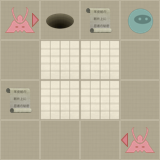

A level layout from a 2D game, rendered from its tile map. Below: a short description, then the map file with tile-grid data replaced by summaries:
An orthogonal 4x4 tile map with 40x40 px tiles, 2 tile layers (Level, Actors).

<map version="1.0" orientation="orthogonal" width="4" height="4" tilewidth="40" tileheight="40">
 <properties>
  <property name="moves" value="6" />
 </properties>
 <tileset firstgid="1" name="tiles" tilewidth="40" tileheight="40" spacing="2" margin="2">
  <image source="tiles.png" width="256" height="256" />
  <tile id="0">
   <properties>
    <property name="actor" value="exit" />
   </properties>
  </tile>
  <tile id="2">
   <properties>
    <property name="actor" value="guard" />
    <property name="direction" value="down" />
   </properties>
  </tile>
  <tile id="3">
   <properties>
    <property name="actor" value="guard" />
    <property name="direction" value="left" />
   </properties>
  </tile>
  <tile id="4">
   <properties>
    <property name="actor" value="guard" />
    <property name="direction" value="right" />
   </properties>
  </tile>
  <tile id="5">
   <properties>
    <property name="actor" value="guard" />
    <property name="direction" value="up" />
   </properties>
  </tile>
  <tile id="7">
   <properties>
    <property name="actor" value="player" />
   </properties>
  </tile>
  <tile id="8">
   <properties>
    <property name="actor" value="scroll" />
   </properties>
  </tile>
  <tile id="9">
   <properties>
    <property name="wall" value="1" />
   </properties>
  </tile>
 </tileset>
 <layer name="Level" width="4" height="4">
  <data>[16 cells, 16 non-empty, 2 distinct tile ids]</data>
 </layer>
 <layer name="Actors" width="4" height="4">
  <data>[16 cells, 6 non-empty, 5 distinct tile ids]</data>
 </layer>
</map>
